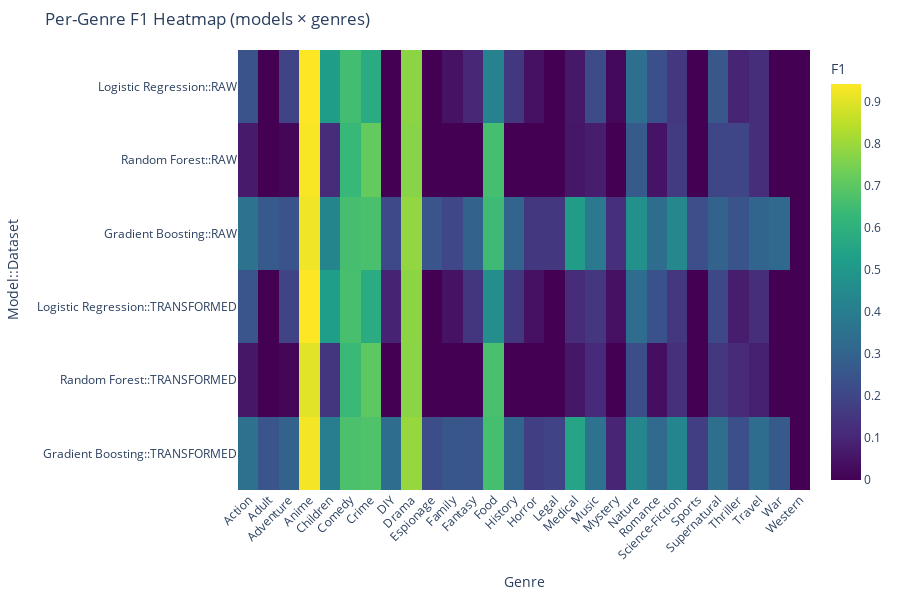
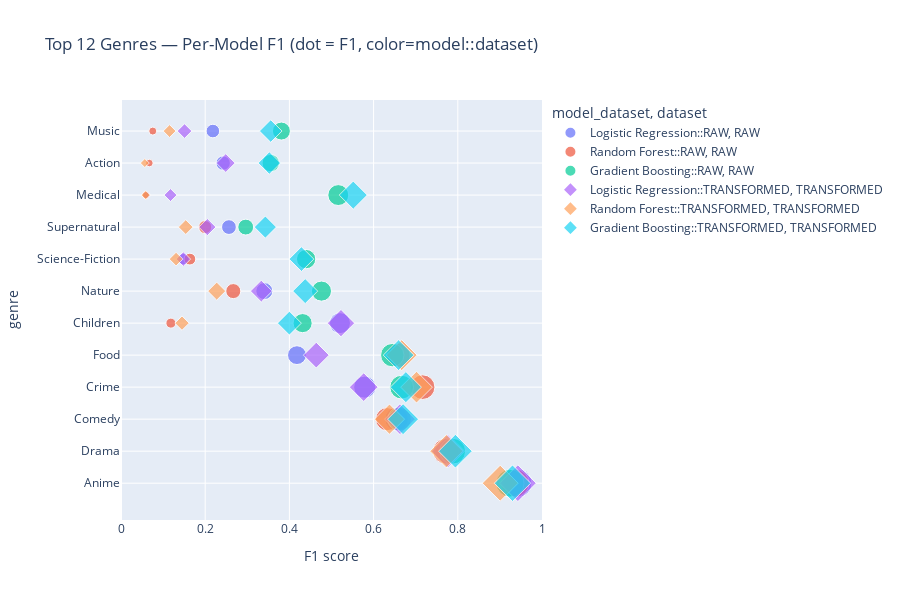

Write notebook code for charts like these, in order.
### Code cell
# Interactive per-genre visualizations (replace ugly tables)
import plotly.express as px
import plotly.graph_objects as go

if 'per_genre_store' in globals() and per_genre_store:
    # Build DataFrame of per-genre F1s: index=genre, cols=model::dataset
    col_map = {}
    for (model,dset), gdict in per_genre_store.items():
        col_map[f"{model}::{dset}"] = {g: vals.get('f1') for g,vals in gdict.items()}
    df_genre_f1 = pd.DataFrame(col_map).fillna(0).sort_index()

    # 1) Heatmap: rows = model::dataset, cols = genre
    df_heat = df_genre_f1.T  # rows=model::dataset, cols=genre
    fig_genre_heat = px.imshow(df_heat,
                               labels={'x':'Genre','y':'Model::Dataset','color':'F1'},
                               x=list(df_heat.columns), y=list(df_heat.index),
                               aspect='auto',
                               color_continuous_scale='Viridis',
                               title='Per-Genre F1 Heatmap (models × genres)')
    fig_genre_heat.update_layout(height=600, margin=dict(t=50,l=150))
    fig_genre_heat.update_xaxes(tickangle=-45)
    fig_genre_heat.show()

    # 2) Top-N per-genre dot/scatter: show top genres by average F1 across models
    top_n = 12
    avg_scores = df_genre_f1.mean(axis=1).sort_values(ascending=False)
    top_genres = avg_scores.head(top_n).index.tolist()
    df_long = df_genre_f1.loc[top_genres].reset_index().melt(id_vars='index', var_name='model_dataset', value_name='f1').rename(columns={'index':'genre'})
    # split model and dataset for nicer legend
    df_long['model'] = df_long['model_dataset'].apply(lambda x: x.split('::')[0])
    df_long['dataset'] = df_long['model_dataset'].apply(lambda x: '::'.join(x.split('::')[1:]) if '::' in x else 'UNKNOWN')

    fig_genre_dots = px.scatter(df_long, x='f1', y='genre', color='model_dataset',
                                symbol='dataset',
                                size='f1',
                                hover_data=['model','dataset','f1'],
                                title=f'Top {top_n} Genres — Per-Model F1 (dot = F1, color=model::dataset)')
    fig_genre_dots.update_layout(height=600, xaxis_title='F1 score')
    fig_genre_dots.update_xaxes(range=[0, 1])
    fig_genre_dots.show()

else:
    print('No per-genre metrics available. Ensure parse cell executed and per_genre_store populated.')

### Figure 1 — Plotly figure (JSON) as saved in the notebook; plotly's stock layout.template omitted (floating-point values rounded to 4 significant figures; data arrays with more than 128 entries replaced by an {"elided": "..."} marker saying what was removed)
{"data": [{"coloraxis": "coloraxis", "hovertemplate": "Genre: %{x}<br>Model::Dataset: %{y}<br>F1: %{z}<extra></extra>", "name": "0", "type": "heatmap", "x": ["Action", "Adult", "Adventure", "Anime", "Children", "Comedy", "Crime", "DIY", "Drama", "Espionage", "Family", "Fantasy", "Food", "History", "Horror", "Legal", "Medical", "Music", "Mystery", "Nature", "Romance", "Science-Fiction", "Sports", "Supernatural", "Thriller", "Travel", "War", "Western"], "xaxis": "x", "y": ["Logistic Regression::RAW", "Random Forest::RAW", "Gradient Boosting::RAW", "Logistic Regression::TRANSFORMED", "Random Forest::TRANSFORMED", "Gradient Boosting::TRANSFORMED"], "yaxis": "y", "z": {"elided": "6x28 float values"}}], "layout": {"coloraxis": {"colorbar": {"title": {"text": "F1"}}, "colorscale": [[0, "#440154"], [0.1111, "#482878"], [0.2222, "#3e4989"], [0.3333, "#31688e"], [0.4444, "#26828e"], [0.5556, "#1f9e89"], [0.6667, "#35b779"], [0.7778, "#6ece58"], [0.8889, "#b5de2b"], [1, "#fde725"]]}, "height": 600, "margin": {"l": 150, "t": 50}, "title": {"text": "Per-Genre F1 Heatmap (models × genres)"}, "xaxis": {"anchor": "y", "domain": [0, 1], "tickangle": -45, "title": {"text": "Genre"}}, "yaxis": {"anchor": "x", "autorange": "reversed", "domain": [0, 1], "title": {"text": "Model::Dataset"}}}}

### Figure 2 — Plotly figure (JSON) as saved in the notebook; plotly's stock layout.template omitted (floating-point values rounded to 4 significant figures)
{"data": [{"customdata": [["Logistic Regression", "RAW"], ["Logistic Regression", "RAW"], ["Logistic Regression", "RAW"], ["Logistic Regression", "RAW"], ["Logistic Regression", "RAW"], ["Logistic Regression", "RAW"], ["Logistic Regression", "RAW"], ["Logistic Regression", "RAW"], ["Logistic Regression", "RAW"], ["Logistic Regression", "RAW"], ["Logistic Regression", "RAW"], ["Logistic Regression", "RAW"]], "hovertemplate": "model_dataset=Logistic Regression::RAW<br>dataset=%{customdata[1]}<br>f1=%{marker.size}<br>genre=%{y}<br>model=%{customdata[0]}<extra></extra>", "legendgroup": "Logistic Regression::RAW, RAW", "marker": {"color": "#636efa", "size": [0.9427, 0.7764, 0.6546, 0.5789, 0.4179, 0.5202, 0.3404, 0.1481, 0.2564, 0.0606, 0.2427, 0.2182], "sizemode": "area", "sizeref": 0.002357, "symbol": "circle"}, "mode": "markers", "name": "Logistic Regression::RAW, RAW", "orientation": "h", "showlegend": true, "type": "scatter", "x": [0.9427, 0.7764, 0.6546, 0.5789, 0.4179, 0.5202, 0.3404, 0.1481, 0.2564, 0.0606, 0.2427, 0.2182], "xaxis": "x", "y": ["Anime", "Drama", "Comedy", "Crime", "Food", "Children", "Nature", "Science-Fiction", "Supernatural", "Medical", "Action", "Music"], "yaxis": "y"}, {"customdata": [["Random Forest", "RAW"], ["Random Forest", "RAW"], ["Random Forest", "RAW"], ["Random Forest", "RAW"], ["Random Forest", "RAW"], ["Random Forest", "RAW"], ["Random Forest", "RAW"], ["Random Forest", "RAW"], ["Random Forest", "RAW"], ["Random Forest", "RAW"], ["Random Forest", "RAW"], ["Random Forest", "RAW"]], "hovertemplate": "model_dataset=Random Forest::RAW<br>dataset=%{customdata[1]}<br>f1=%{marker.size}<br>genre=%{y}<br>model=%{customdata[0]}<extra></extra>", "legendgroup": "Random Forest::RAW, RAW", "marker": {"color": "#EF553B", "size": [0.9359, 0.7711, 0.6322, 0.7164, 0.6585, 0.1185, 0.2667, 0.1636, 0.2, 0.0588, 0.0674, 0.0755], "sizemode": "area", "sizeref": 0.002357, "symbol": "circle"}, "mode": "markers", "name": "Random Forest::RAW, RAW", "orientation": "h", "showlegend": true, "type": "scatter", "x": [0.9359, 0.7711, 0.6322, 0.7164, 0.6585, 0.1185, 0.2667, 0.1636, 0.2, 0.0588, 0.0674, 0.0755], "xaxis": "x", "y": ["Anime", "Drama", "Comedy", "Crime", "Food", "Children", "Nature", "Science-Fiction", "Supernatural", "Medical", "Action", "Music"], "yaxis": "y"}, {"customdata": [["Gradient Boosting", "RAW"], ["Gradient Boosting", "RAW"], ["Gradient Boosting", "RAW"], ["Gradient Boosting", "RAW"], ["Gradient Boosting", "RAW"], ["Gradient Boosting", "RAW"], ["Gradient Boosting", "RAW"], ["Gradient Boosting", "RAW"], ["Gradient Boosting", "RAW"], ["Gradient Boosting", "RAW"], ["Gradient Boosting", "RAW"], ["Gradient Boosting", "RAW"]], "hovertemplate": "model_dataset=Gradient Boosting::RAW<br>dataset=%{customdata[1]}<br>f1=%{marker.size}<br>genre=%{y}<br>model=%{customdata[0]}<extra></extra>", "legendgroup": "Gradient Boosting::RAW, RAW", "marker": {"color": "#00cc96", "size": [0.9241, 0.7879, 0.6617, 0.6667, 0.6444, 0.4314, 0.4762, 0.4397, 0.2963, 0.5161, 0.3556, 0.381], "sizemode": "area", "sizeref": 0.002357, "symbol": "circle"}, "mode": "markers", "name": "Gradient Boosting::RAW, RAW", "orientation": "h", "showlegend": true, "type": "scatter", "x": [0.9241, 0.7879, 0.6617, 0.6667, 0.6444, 0.4314, 0.4762, 0.4397, 0.2963, 0.5161, 0.3556, 0.381], "xaxis": "x", "y": ["Anime", "Drama", "Comedy", "Crime", "Food", "Children", "Nature", "Science-Fiction", "Supernatural", "Medical", "Action", "Music"], "yaxis": "y"}, {"customdata": [["Logistic Regression", "TRANSFORMED"], ["Logistic Regression", "TRANSFORMED"], ["Logistic Regression", "TRANSFORMED"], ["Logistic Regression", "TRANSFORMED"], ["Logistic Regression", "TRANSFORMED"], ["Logistic Regression", "TRANSFORMED"], ["Logistic Regression", "TRANSFORMED"], ["Logistic Regression", "TRANSFORMED"], ["Logistic Regression", "TRANSFORMED"], ["Logistic Regression", "TRANSFORMED"], ["Logistic Regression", "TRANSFORMED"], ["Logistic Regression", "TRANSFORMED"]], "hovertemplate": "model_dataset=Logistic Regression::TRANSFORMED<br>dataset=%{customdata[1]}<br>f1=%{marker.size}<br>genre=%{y}<br>model=%{customdata[0]}<extra></extra>", "legendgroup": "Logistic Regression::TRANSFORMED, TRANSFORMED", "marker": {"color": "#ab63fa", "size": [0.9427, 0.7764, 0.6627, 0.5765, 0.4638, 0.5225, 0.3333, 0.1481, 0.2051, 0.1176, 0.2488, 0.1509], "sizemode": "area", "sizeref": 0.002357, "symbol": "diamond"}, "mode": "markers", "name": "Logistic Regression::TRANSFORMED, TRANSFORMED", "orientation": "h", "showlegend": true, "type": "scatter", "x": [0.9427, 0.7764, 0.6627, 0.5765, 0.4638, 0.5225, 0.3333, 0.1481, 0.2051, 0.1176, 0.2488, 0.1509], "xaxis": "x", "y": ["Anime", "Drama", "Comedy", "Crime", "Food", "Children", "Nature", "Science-Fiction", "Supernatural", "Medical", "Action", "Music"], "yaxis": "y"}, {"customdata": [["Random Forest", "TRANSFORMED"], ["Random Forest", "TRANSFORMED"], ["Random Forest", "TRANSFORMED"], ["Random Forest", "TRANSFORMED"], ["Random Forest", "TRANSFORMED"], ["Random Forest", "TRANSFORMED"], ["Random Forest", "TRANSFORMED"], ["Random Forest", "TRANSFORMED"], ["Random Forest", "TRANSFORMED"], ["Random Forest", "TRANSFORMED"], ["Random Forest", "TRANSFORMED"], ["Random Forest", "TRANSFORMED"]], "hovertemplate": "model_dataset=Random Forest::TRANSFORMED<br>dataset=%{customdata[1]}<br>f1=%{marker.size}<br>genre=%{y}<br>model=%{customdata[0]}<extra></extra>", "legendgroup": "Random Forest::TRANSFORMED, TRANSFORMED", "marker": {"color": "#FFA15A", "size": [0.9007, 0.7728, 0.6377, 0.702, 0.6667, 0.1449, 0.2273, 0.1308, 0.1538, 0.0588, 0.0565, 0.1154], "sizemode": "area", "sizeref": 0.002357, "symbol": "diamond"}, "mode": "markers", "name": "Random Forest::TRANSFORMED, TRANSFORMED", "orientation": "h", "showlegend": true, "type": "scatter", "x": [0.9007, 0.7728, 0.6377, 0.702, 0.6667, 0.1449, 0.2273, 0.1308, 0.1538, 0.0588, 0.0565, 0.1154], "xaxis": "x", "y": ["Anime", "Drama", "Comedy", "Crime", "Food", "Children", "Nature", "Science-Fiction", "Supernatural", "Medical", "Action", "Music"], "yaxis": "y"}, {"customdata": [["Gradient Boosting", "TRANSFORMED"], ["Gradient Boosting", "TRANSFORMED"], ["Gradient Boosting", "TRANSFORMED"], ["Gradient Boosting", "TRANSFORMED"], ["Gradient Boosting", "TRANSFORMED"], ["Gradient Boosting", "TRANSFORMED"], ["Gradient Boosting", "TRANSFORMED"], ["Gradient Boosting", "TRANSFORMED"], ["Gradient Boosting", "TRANSFORMED"], ["Gradient Boosting", "TRANSFORMED"], ["Gradient Boosting", "TRANSFORMED"], ["Gradient Boosting", "TRANSFORMED"]], "hovertemplate": "model_dataset=Gradient Boosting::TRANSFORMED<br>dataset=%{customdata[1]}<br>f1=%{marker.size}<br>genre=%{y}<br>model=%{customdata[0]}<extra></extra>", "legendgroup": "Gradient Boosting::TRANSFORMED, TRANSFORMED", "marker": {"color": "#19d3f3", "size": [0.9299, 0.7943, 0.67, 0.6767, 0.6593, 0.4, 0.4375, 0.4286, 0.3429, 0.5517, 0.3524, 0.3556], "sizemode": "area", "sizeref": 0.002357, "symbol": "diamond"}, "mode": "markers", "name": "Gradient Boosting::TRANSFORMED, TRANSFORMED", "orientation": "h", "showlegend": true, "type": "scatter", "x": [0.9299, 0.7943, 0.67, 0.6767, 0.6593, 0.4, 0.4375, 0.4286, 0.3429, 0.5517, 0.3524, 0.3556], "xaxis": "x", "y": ["Anime", "Drama", "Comedy", "Crime", "Food", "Children", "Nature", "Science-Fiction", "Supernatural", "Medical", "Action", "Music"], "yaxis": "y"}], "layout": {"height": 600, "legend": {"itemsizing": "constant", "title": {"text": "model_dataset, dataset"}, "tracegroupgap": 0}, "title": {"text": "Top 12 Genres — Per-Model F1 (dot = F1, color=model::dataset)"}, "xaxis": {"anchor": "y", "domain": [0, 1], "range": [0, 1], "title": {"text": "F1 score"}}, "yaxis": {"anchor": "x", "domain": [0, 1], "title": {"text": "genre"}}}}
